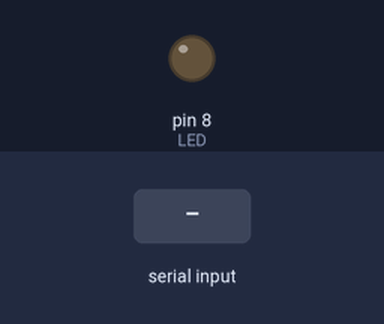
The sketch below on a simulated Arduino Uno, built with avr-gcc and run on an emulated ATmega328P. Shown: output pins drawn as LEDs (lit = HIGH). Inputs (shaded band) come from the test bench.

Above: at 1.7 s.
1.8 s: "1" received over the second serial link
At 3.1 s:
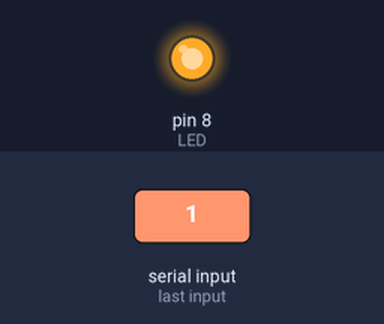
4.5 s: "0" received over the second serial link
At 5.3 s:
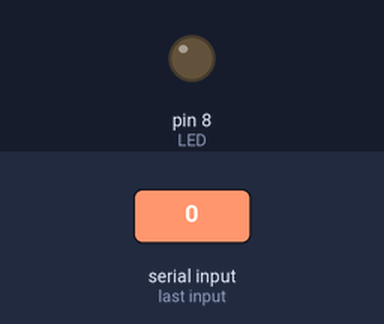
Timing chart, 0 to 7.5 s (numbered marks = the images above; inputs shaded):
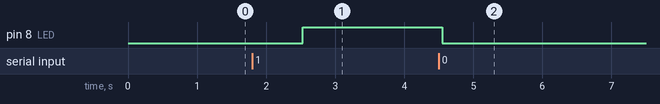

Measured:
- after the input at 1.8 s, pin 8 (LED): LOW → HIGH after 0.73 s
- after the input at 4.5 s, pin 8 (LED): HIGH → LOW after 0.05 s

The sketch:

Tranceiver.ino
```cpp
//the code test a bluetooth module
// devices: arduino uno, led, hc 05 bluetooth module, connecting wires
// set up: arduino pins 2 - RX, 3 - TX, 8 - LED
// WHAT HAPPENS: the system receives data from a bluetooth module (stores it in byteRead variable)
// and based on this data it turns on / off an LED
// then it information to the bluetooth module on the state of the LED.

#include <SoftwareSerial.h>
SoftwareSerial MyBlue(2, 3); // RX | TX

byte byteRead;
int LED = 8;

void setup() {
  // put your setup code here, to run once:
Serial.begin(9600);
MyBlue.begin(9600);
pinMode(LED, OUTPUT);
delay(500);
}

void loop() {
  // put your main code here, to run repeatedly:
  if(MyBlue.available( )){
  byteRead = MyBlue.read();
  //byteRead = byteRead + 1;

  MyBlue.write(byteRead);
  }

  if(byteRead == '1'){
    MyBlue.write("\n TURN ON LED \n");
    digitalWrite(LED, HIGH);
  }
  else if(byteRead == '0'){
    MyBlue.write("\n TURN OFF LED \n");
    digitalWrite(LED, LOW);
  }else{
    MyBlue.write("\n UNKNOWN CMD \n");
  }
  delay(2000);
}
```
